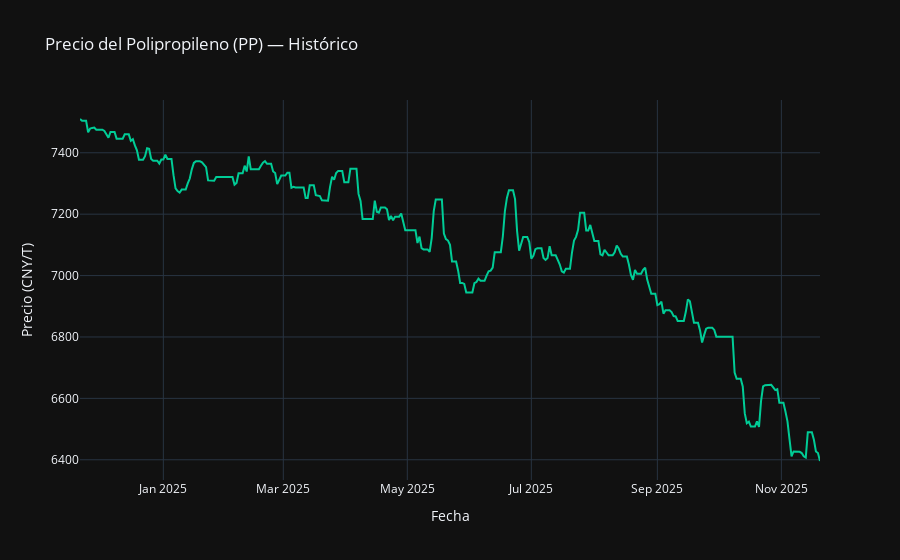

The cell this chart's notebook holds for it:
### Code cell
import plotly.graph_objects as go

# Crear la figura
fig = go.Figure()

# Graficar los datos históricos
# Nota: Usamos df.index en 'x' porque hiciste set_index('Date')
fig.add_trace(go.Scatter(
    x=df.index,
    y=df['Price'],
    mode='lines',
    name='Precio Histórico',
    line=dict(color='#00CC96', width=2) # Color verde cian
))



# Configuración del diseño (Layout)
fig.update_layout(
    title="Precio del Polipropileno (PP) — Histórico",
    xaxis_title="Fecha",
    yaxis_title="Precio (CNY/T)",
    template="plotly_dark",      # Fondo oscuro
    hovermode="x unified",       # Muestra el valor al pasar el ratón
    legend=dict(
        orientation="h",         # Leyenda horizontal arriba
        yanchor="bottom",
        y=1.02,
        xanchor="right",
        x=1
    )
)

### Figure 1 — Plotly figure (JSON) as saved in the notebook; plotly's stock layout.template omitted (floating-point values rounded to 4 significant figures; data arrays with more than 128 entries replaced by an {"elided": "..."} marker saying what was removed)
{"data": [{"line": {"color": "#00CC96", "width": 2}, "mode": "lines", "name": "Precio Histórico", "type": "scatter", "x": {"elided": "365 str values"}, "y": {"elided": "365 float values"}}], "layout": {"hovermode": "x unified", "legend": {"orientation": "h", "x": 1, "xanchor": "right", "y": 1.02, "yanchor": "bottom"}, "title": {"text": "Precio del Polipropileno (PP) — Histórico"}, "xaxis": {"title": {"text": "Fecha"}}, "yaxis": {"title": {"text": "Precio (CNY/T)"}}}}
